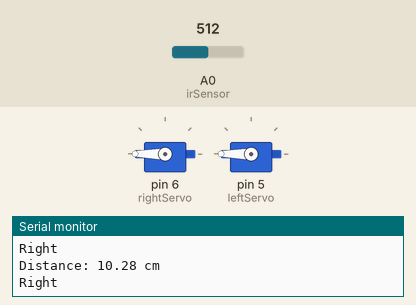
Recording of a sketch running on a simulated Arduino Uno, built with avr-gcc and run on an emulated ATmega328P. On the bench: 2 × servo, the last lines printed to the serial monitor. The inputs (shaded band) are chosen by the test bench; at power-on: A0 (irSensor) = 512.

Above: at 1.2 s.
1.3 s: A0 (irSensor) set to 346
2.8 s: A0 (irSensor) set to 322
At 3.5 s:
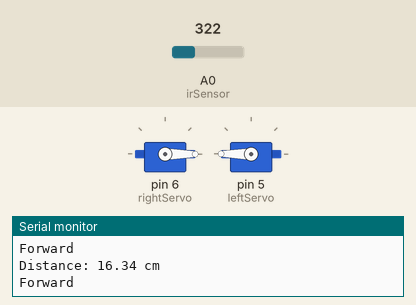
4.3 s: A0 (irSensor) set to 511
At 5.2 s:
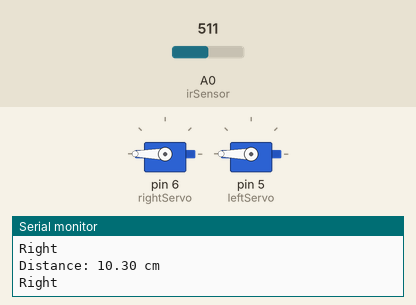
Timing chart, 0 to 7.3 s (numbered marks = the images above; inputs shaded):
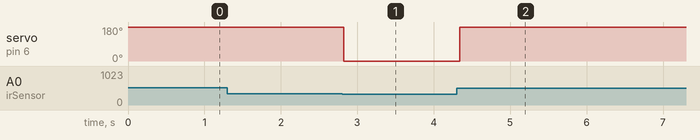

Measured:
- the behaviour switches between 329 and 328 on A0 (irSensor) (found by bisection; images 0 and 1)
- after the input at 2.8 s, servo on pin 6 (rightServo): 180° → 0° at once
- after the input at 4.3 s, servo on pin 6 (rightServo): 0° → 180° at once

The sketch:

IR_Sensor.ino
```cpp
//Include the servo library
#include <Servo.h>

//Assign servo objects
Servo rightServo;
Servo leftServo;

//Assign variables for servo directions
/*
Max is 180 and rotates the servo in one direction.
Min is 0 and rotates the servo in the opposite direction.
Middle is 90 and stops the servo from moving.
*/
const int rightForward = 0;
const int rightBackward = 180;

const int leftForward = 180;
const int leftBackward = 0;

const int brake = 90;

//Assign variable for IR sensor
const int irSensor = A0;

//Assign variables for range detections.
const int range = 15;

void setup()
{
  //Start Serial connection for troubleshooting
  Serial.begin(9600);

  //Assign pins to servo objects
  rightServo.attach(6);
  leftServo.attach(5);
}

void loop()
{
  //Avoidance logic
  /*
  Check the returned value of range() and compare it to the target variable.
  */
  if(getRange() <= range)
  {
     right();
  }
  else
  {
    forward();
  }
  delay(100);
}

//Uses the IR sensor and returns a value representing the range of the object.
int getRange()
{
  //Read the input on analog pin 0
  int sensorValue = analogRead(irSensor);

  //Calculate the distance in centimeters
  float distance = 5262.1/sensorValue;

  //Print the calculated distance.
  Serial.print("Distance: ");
  Serial.print(distance);
  Serial.println(" cm");

  return distance;
}

void forward()
{
  rightServo.write(rightForward);
  leftServo.write(leftForward);
  Serial.println("Forward");
}

void left()
{
  rightServo.write(rightForward);
  leftServo.write(leftBackward);
  Serial.println("Left");
}

void right()
{
  rightServo.write(rightBackward);
  leftServo.write(leftForward);
  Serial.println("Right");
}

void allStop()
{
   rightServo.write(brake);
   leftServo.write(brake);
   Serial.println("Stop");
}
```
